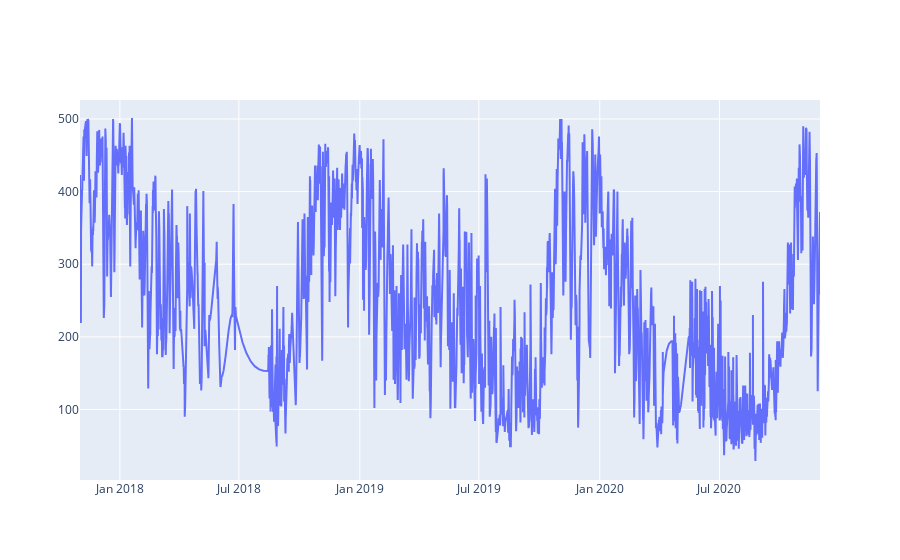

Notebook code for this chart:
### Code cell
from plotly.offline import init_notebook_mode, iplot
from plotly import graph_objs as go

# Initialize plotly
init_notebook_mode(connected=True)

def plotly_data(data, title=''):
    """Visualize all the dataframe columns as line plots."""
    common_kw = dict(x=data.index, mode='lines')
    data = [go.Scatter(y=data['y'], name='y', **common_kw) ]
    layout = dict(title=title)
    fig = dict(data=data, layout=layout)
    iplot(fig, show_link=False)
plotly_data(data)

### Figure 1 — Plotly figure (JSON) as saved in the notebook; plotly's stock layout.template omitted (floating-point values rounded to 4 significant figures; data arrays with more than 128 entries replaced by an {"elided": "..."} marker saying what was removed)
{"data": [{"mode": "lines", "name": "y", "type": "scatter", "x": {"elided": "27016 str values"}, "y": {"elided": "27016 float values"}}], "layout": {"title": {"text": ""}}}
